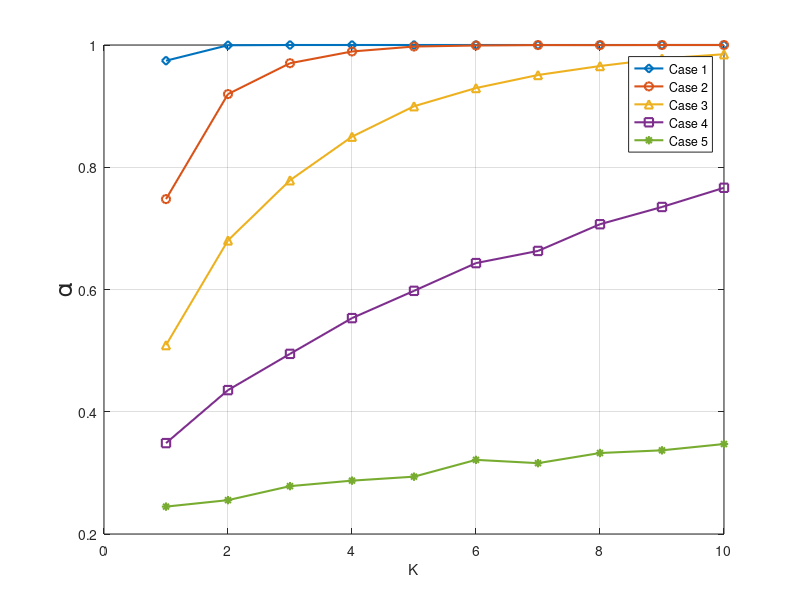
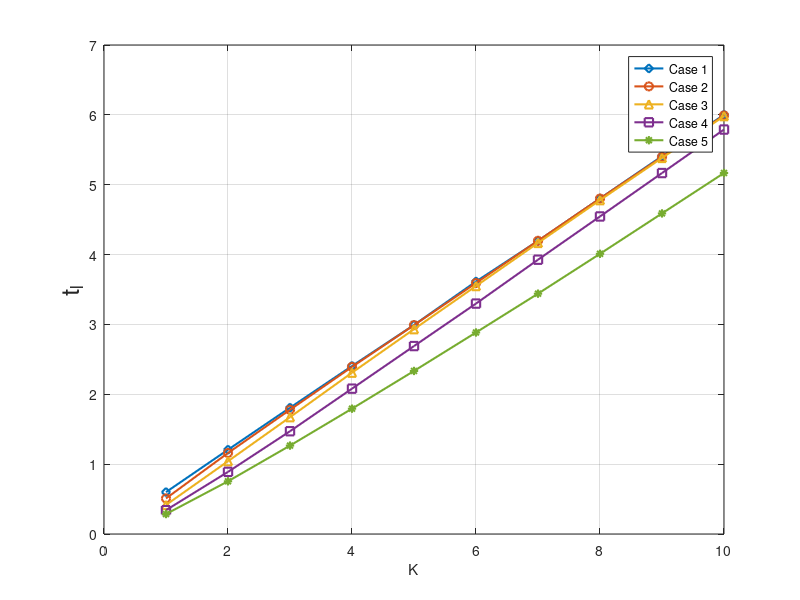

MATLAB code to generate these figures, in order:
%% Performance
%M = [2:20];
%M = [1:20];
M = [1 2 3 4 5 6 7 8 9 10];


%%%%% For Alpha
case1 = [0.9743	0.9996	1	1	1	1	1	1	1	1];
case2 = [0.7479	0.9197	0.9702	0.9894	0.9975	0.9992	0.9999	0.9998	1	1];
case3 = [0.509	0.6803	0.7787	0.85	0.8998	0.9296	0.9509	0.9656	0.9779	0.9849];
case4 = [0.3487	0.4354	0.4947	0.5532	0.5978	0.6432	0.6631	0.7068	0.735	0.7664];
case5 = [0.2448	0.2554	0.2783	0.2873	0.2938	0.3213	0.3159	0.3325	0.3369	0.3472];

%%%%% For tl
case1_tl = [0.5995	1.2063	1.8077	2.4049	2.9921	3.6142	4.1953	4.8025	5.4080	6.0006];
case2_tl = [0.5092	1.1598	1.7785	2.3923	2.9903	3.5922	4.1974	4.8022	5.3975	5.9918];
case3_tl = [0.4156	1.0419	1.6724	2.3093	2.9321	3.5495	4.1666	4.7790	5.3834	5.9818];
case4_tl = [0.3412	0.8893	1.4712	2.0806	2.6903	3.2985	3.9265	4.5456	5.1670	5.7898];
case5_tl = [0.2854	0.7545	1.2655	1.7940	2.3340	2.8847	3.4403	4.0110	4.5892	5.1678];


i = i+1;
figure(i)
%plot(M,case_1,'-d')
%hold on
%plot(M,case_2,'-s')
%hold on
%plot(M,case_3,'-^')
%hold on

plot(M,case1,'-d','LineWidth',1.5)
hold on
plot(M,case2,'-o','LineWidth',1.5)
hold on
plot(M,case3,'-^','LineWidth',1.5)
hold on
plot(M,case4,'-s','LineWidth',1.5)
hold on
plot(M,case5,'-*','LineWidth',1.5)
hold on

xlabel('K')
ylabel('\alpha', 'FontSize', 18)
%legend('\lambda_i=0.1\lambda_1','\lambda_i=0.5\lambda_1','\lambda_i=0.9\lambda_1')
legend('Case 1','Case 2','Case 3','Case 4','Case 5')
grid on

%-----------
figure(i+1)

plot(M,case1_tl,'-d','LineWidth',1.5)
hold on
plot(M,case2_tl,'-o','LineWidth',1.5)
hold on
plot(M,case3_tl,'-^','LineWidth',1.5)
hold on
plot(M,case4_tl,'-s','LineWidth',1.5)
hold on
plot(M,case5_tl,'-*','LineWidth',1.5)
hold on

xlabel('K')
ylabel('t_l', 'FontSize', 18)
legend('Case 1','Case 2','Case 3','Case 4','Case 5')
grid on

